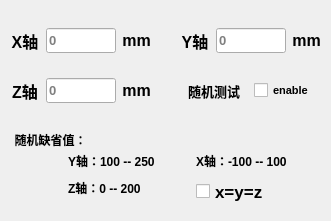
  <widget class="QWidget" name="widget1" native="true">
   <property name="geometry">
    <rect>
     <x>10</x>
     <y>30</y>
     <width>331</width>
     <height>221</height>
    </rect>
   </property>
   <widget class="QLabel" name="label_17">
    <property name="geometry">
     <rect>
      <x>196</x>
      <y>150</y>
      <width>111</width>
      <height>21</height>
     </rect>
    </property>
    <property name="font">
     <font>
      <pointsize>9</pointsize>
      <bold>true</bold>
     </font>
    </property>
    <property name="frameShape">
     <enum>QFrame::Shape::Box</enum>
    </property>
    <property name="frameShadow">
     <enum>QFrame::Shadow::Plain</enum>
    </property>
    <property name="lineWidth">
     <number>0</number>
    </property>
    <property name="text">
     <string>X轴：-100 -- 100</string>
    </property>
    <property name="alignment">
     <set>Qt::AlignmentFlag::AlignLeading|Qt::AlignmentFlag::AlignLeft|Qt::AlignmentFlag::AlignVCenter</set>
    </property>
    <property name="wordWrap">
     <bool>true</bool>
    </property>
    <property name="margin">
     <number>-1</number>
    </property>
   </widget>
   <widget class="QLabel" name="label_18">
    <property name="geometry">
     <rect>
      <x>68</x>
      <y>150</y>
      <width>101</width>
      <height>21</height>
     </rect>
    </property>
    <property name="font">
     <font>
      <pointsize>9</pointsize>
      <bold>true</bold>
     </font>
    </property>
    <property name="frameShape">
     <enum>QFrame::Shape::Box</enum>
    </property>
    <property name="frameShadow">
     <enum>QFrame::Shadow::Plain</enum>
    </property>
    <property name="lineWidth">
     <number>0</number>
    </property>
    <property name="text">
     <string>Y轴：100 -- 250</string>
    </property>
    <property name="alignment">
     <set>Qt::AlignmentFlag::AlignLeading|Qt::AlignmentFlag::AlignLeft|Qt::AlignmentFlag::AlignVCenter</set>
    </property>
    <property name="wordWrap">
     <bool>true</bool>
    </property>
    <property name="margin">
     <number>-1</number>
    </property>
   </widget>
   <widget class="QLabel" name="label_19">
    <property name="geometry">
     <rect>
      <x>68</x>
      <y>180</y>
      <width>91</width>
      <height>16</height>
     </rect>
    </property>
    <property name="font">
     <font>
      <pointsize>9</pointsize>
      <bold>true</bold>
     </font>
    </property>
    <property name="frameShape">
     <enum>QFrame::Shape::Box</enum>
    </property>
    <property name="frameShadow">
     <enum>QFrame::Shadow::Plain</enum>
    </property>
    <property name="lineWidth">
     <number>0</number>
    </property>
    <property name="text">
     <string>Z轴：0 -- 200</string>
    </property>
    <property name="alignment">
     <set>Qt::AlignmentFlag::AlignLeading|Qt::AlignmentFlag::AlignLeft|Qt::AlignmentFlag::AlignVCenter</set>
    </property>
    <property name="wordWrap">
     <bool>true</bool>
    </property>
    <property name="margin">
     <number>-1</number>
    </property>
   </widget>
   <widget class="QLabel" name="label_30">
    <property name="geometry">
     <rect>
      <x>10</x>
      <y>130</y>
      <width>81</width>
      <height>20</height>
     </rect>
    </property>
    <property name="font">
     <font>
      <pointsize>9</pointsize>
      <bold>true</bold>
     </font>
    </property>
    <property name="frameShape">
     <enum>QFrame::Shape::Box</enum>
    </property>
    <property name="frameShadow">
     <enum>QFrame::Shadow::Plain</enum>
    </property>
    <property name="lineWidth">
     <number>0</number>
    </property>
    <property name="text">
     <string>随机缺省值：</string>
    </property>
    <property name="alignment">
     <set>Qt::AlignmentFlag::AlignCenter</set>
    </property>
    <property name="wordWrap">
     <bool>true</bool>
    </property>
    <property name="margin">
     <number>-1</number>
    </property>
   </widget>
   <widget class="QCheckBox" name="xyz_Check">
    <property name="enabled">
     <bool>true</bool>
    </property>
    <property name="geometry">
     <rect>
      <x>196</x>
      <y>180</y>
      <width>70</width>
      <height>23</height>
     </rect>
    </property>
    <property name="font">
     <font>
      <pointsize>13</pointsize>
      <italic>false</italic>
      <bold>true</bold>
     </font>
    </property>
    <property name="text">
     <string>x=y=z</string>
    </property>
    <property name="checkable">
     <bool>true</bool>
    </property>
   </widget>
   <widget class="QWidget" name="layoutWidget_2">
    <property name="geometry">
     <rect>
      <x>180</x>
      <y>20</y>
      <width>141</width>
      <height>41</height>
     </rect>
    </property>
    <layout class="QHBoxLayout" name="horizontalLayout_2">
     <item>
      <widget class="QLabel" name="label_4">
       <property name="font">
        <font>
         <pointsize>12</pointsize>
         <bold>true</bold>
        </font>
       </property>
       <property name="frameShape">
        <enum>QFrame::Shape::Box</enum>
       </property>
       <property name="frameShadow">
        <enum>QFrame::Shadow::Plain</enum>
       </property>
       <property name="lineWidth">
        <number>0</number>
       </property>
       <property name="text">
        <string>Y轴</string>
       </property>
       <property name="alignment">
        <set>Qt::AlignmentFlag::AlignCenter</set>
       </property>
       <property name="wordWrap">
        <bool>true</bool>
       </property>
       <property name="margin">
        <number>-1</number>
       </property>
      </widget>
     </item>
     <item>
      <widget class="QLineEdit" name="y_Axis_move">
       <property name="minimumSize">
        <size>
         <width>70</width>
         <height>25</height>
        </size>
       </property>
       <property name="maximumSize">
        <size>
         <width>70</width>
         <height>25</height>
        </size>
       </property>
       <property name="font">
        <font>
         <pointsize>10</pointsize>
         <bold>true</bold>
        </font>
       </property>
       <property name="placeholderText">
        <string>0</string>
       </property>
      </widget>
     </item>
     <item>
      <widget class="QLabel" name="label_33">
       <property name="font">
        <font>
         <pointsize>12</pointsize>
         <bold>true</bold>
        </font>
       </property>
       <property name="frameShape">
        <enum>QFrame::Shape::Box</enum>
       </property>
       <property name="frameShadow">
        <enum>QFrame::Shadow::Plain</enum>
       </property>
       <property name="lineWidth">
        <number>0</number>
       </property>
       <property name="text">
        <string>mm</string>
       </property>
       <property name="alignment">
        <set>Qt::AlignmentFlag::AlignCenter</set>
       </property>
       <property name="wordWrap">
        <bool>true</bool>
       </property>
       <property name="margin">
        <number>-1</number>
       </property>
      </widget>
     </item>
    </layout>
   </widget>
   <widget class="QWidget" name="layoutWidget_3">
    <property name="geometry">
     <rect>
      <x>10</x>
      <y>70</y>
      <width>141</width>
      <height>41</height>
     </rect>
    </property>
    <layout class="QHBoxLayout" name="horizontalLayout_3">
     <item>
      <widget class="QLabel" name="label_5">
       <property name="font">
        <font>
         <pointsize>12</pointsize>
         <bold>true</bold>
        </font>
       </property>
       <property name="frameShape">
        <enum>QFrame::Shape::Box</enum>
       </property>
       <property name="frameShadow">
        <enum>QFrame::Shadow::Plain</enum>
       </property>
       <property name="lineWidth">
        <number>0</number>
       </property>
       <property name="text">
        <string>Z轴</string>
       </property>
       <property name="alignment">
        <set>Qt::AlignmentFlag::AlignCenter</set>
       </property>
       <property name="wordWrap">
        <bool>true</bool>
       </property>
       <property name="margin">
        <number>-1</number>
       </property>
      </widget>
     </item>
     <item>
      <widget class="QLineEdit" name="z_Axis_move">
       <property name="minimumSize">
        <size>
         <width>70</width>
         <height>25</height>
        </size>
       </property>
       <property name="maximumSize">
        <size>
         <width>70</width>
         <height>25</height>
        </size>
       </property>
       <property name="font">
        <font>
         <pointsize>10</pointsize>
         <bold>true</bold>
        </font>
       </property>
       <property name="placeholderText">
        <string>0</string>
       </property>
      </widget>
     </item>
     <item>
      <widget class="QLabel" name="label_34">
       <property name="font">
        <font>
         <pointsize>12</pointsize>
         <bold>true</bold>
        </font>
       </property>
       <property name="frameShape">
        <enum>QFrame::Shape::Box</enum>
       </property>
       <property name="frameShadow">
        <enum>QFrame::Shadow::Plain</enum>
       </property>
       <property name="lineWidth">
        <number>0</number>
       </property>
       <property name="text">
        <string>mm</string>
       </property>
       <property name="alignment">
        <set>Qt::AlignmentFlag::AlignCenter</set>
       </property>
       <property name="wordWrap">
        <bool>true</bool>
       </property>
       <property name="margin">
        <number>-1</number>
       </property>
      </widget>
     </item>
    </layout>
   </widget>
   <widget class="QWidget" name="layoutWidget_4">
    <property name="geometry">
     <rect>
      <x>180</x>
      <y>70</y>
      <width>141</width>
      <height>41</height>
     </rect>
    </property>
    <layout class="QHBoxLayout" name="horizontalLayout_9">
     <item>
      <widget class="QLabel" name="label_7">
       <property name="font">
        <font>
         <pointsize>10</pointsize>
         <bold>true</bold>
        </font>
       </property>
       <property name="frameShape">
        <enum>QFrame::Shape::Box</enum>
       </property>
       <property name="frameShadow">
        <enum>QFrame::Shadow::Plain</enum>
       </property>
       <property name="lineWidth">
        <number>0</number>
       </property>
       <property name="text">
        <string>随机测试</string>
       </property>
       <property name="alignment">
        <set>Qt::AlignmentFlag::AlignCenter</set>
       </property>
       <property name="wordWrap">
        <bool>true</bool>
       </property>
       <property name="margin">
        <number>-1</number>
       </property>
      </widget>
     </item>
     <item>
      <widget class="QCheckBox" name="xyz_Axis_check">
       <property name="font">
        <font>
         <pointsize>8</pointsize>
         <italic>false</italic>
         <bold>true</bold>
        </font>
       </property>
       <property name="text">
        <string>enable</string>
       </property>
       <property name="checked">
        <bool>false</bool>
       </property>
      </widget>
     </item>
    </layout>
   </widget>
   <widget class="QWidget" name="layoutWidget">
    <property name="geometry">
     <rect>
      <x>10</x>
      <y>20</y>
      <width>141</width>
      <height>41</height>
     </rect>
    </property>
    <layout class="QHBoxLayout" name="horizontalLayout">
     <item>
      <widget class="QLabel" name="label_3">
       <property name="font">
        <font>
         <pointsize>12</pointsize>
         <bold>true</bold>
        </font>
       </property>
       <property name="frameShape">
        <enum>QFrame::Shape::Box</enum>
       </property>
       <property name="frameShadow">
        <enum>QFrame::Shadow::Plain</enum>
       </property>
       <property name="lineWidth">
        <number>0</number>
       </property>
       <property name="text">
        <string>X轴</string>
       </property>
       <property name="alignment">
        <set>Qt::AlignmentFlag::AlignCenter</set>
       </property>
       <property name="wordWrap">
        <bool>true</bool>
       </property>
       <property name="margin">
        <number>-1</number>
       </property>
      </widget>
     </item>
     <item>
      <widget class="QLineEdit" name="x_Axis_move">
       <property name="minimumSize">
        <size>
         <width>70</width>
         <height>25</height>
        </size>
       </property>
       <property name="maximumSize">
        <size>
         <width>70</width>
         <height>25</height>
        </size>
       </property>
       <property name="font">
        <font>
         <pointsize>10</pointsize>
         <bold>true</bold>
        </font>
       </property>
       <property name="placeholderText">
        <string>0</string>
       </property>
      </widget>
     </item>
     <item>
      <widget class="QLabel" name="label_29">
       <property name="font">
        <font>
         <pointsize>12</pointsize>
         <bold>true</bold>
        </font>
       </property>
       <property name="frameShape">
        <enum>QFrame::Shape::Box</enum>
       </property>
       <property name="frameShadow">
        <enum>QFrame::Shadow::Plain</enum>
       </property>
       <property name="lineWidth">
        <number>0</number>
       </property>
       <property name="text">
        <string>mm</string>
       </property>
       <property name="alignment">
        <set>Qt::AlignmentFlag::AlignCenter</set>
       </property>
       <property name="wordWrap">
        <bool>true</bool>
       </property>
       <property name="margin">
        <number>-1</number>
       </property>
      </widget>
     </item>
    </layout>
   </widget>
  </widget>
